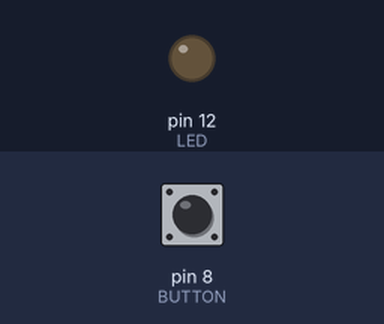
A sketch run on a simulated Arduino Uno, built with avr-gcc and run on an emulated ATmega328P. Parts: output pins drawn as LEDs (lit = HIGH). The inputs (shaded band) are chosen by the test bench; at power-on: pin 8 (BUTTON) LOW.

Above: at 1.2 s.
1.3 s: pin 8 (BUTTON) pulled HIGH for 0.15 s
At 1.37 s:
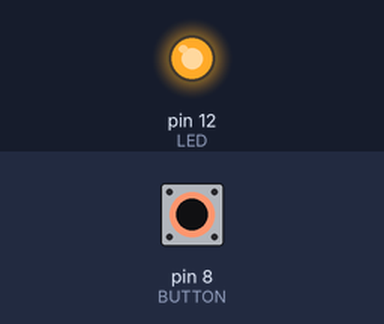
2.9 s: pin 8 (BUTTON) pulled HIGH for 3.2 s
At 6.4 s:
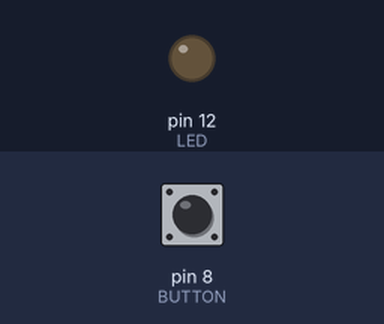
Timing chart, 0 to 7.9 s (numbered marks = the images above; inputs shaded):
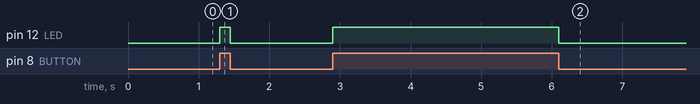

The sketch:

KeyIn.ino
```cpp
void setup() {
  pinMode(12, OUTPUT); //LED
  pinMode(8, INPUT); //BUTTON

}

void loop() {
 int value = digitalRead(8);
 if(value == HIGH) { //BUTTON 눌림
  digitalWrite(12, HIGH);
 }
 else {
  digitalWrite(12, LOW);
 }
}
```

Measured:
- after the input at 1.3 s, pin 12 (LED): LOW → HIGH at once, → LOW 0.15 s later
- after the input at 2.9 s, pin 12 (LED): LOW → HIGH at once, → LOW 3.2 s later
